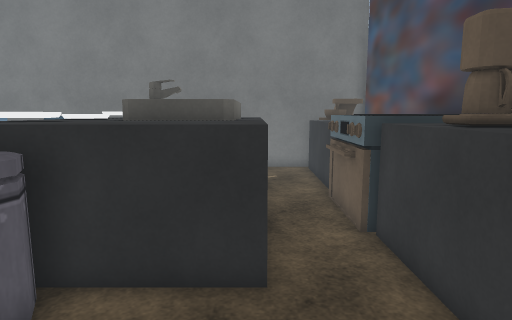
View 1 (above)

16 first-person views from a walk through a scene from a Unity 3-D project. The camera is 1.5 m above the floor, tilts 8° down and sees 75° across. The floor is counted in squares, 0.5 m on a side. Each view is taken from the middle of a square. On the plan, view 1 faces up. The plan holds only what a view shows up to about 20 squares ahead; the rest is blank. The player character is not drawn. Some surface patterns are stand-ins.

View 2
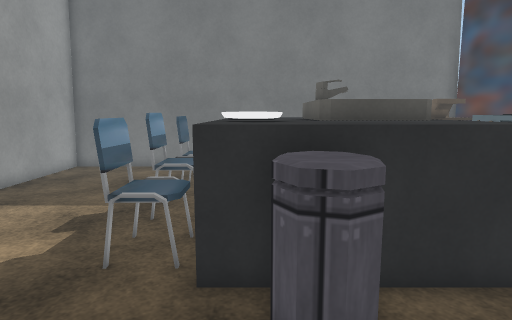

View 3
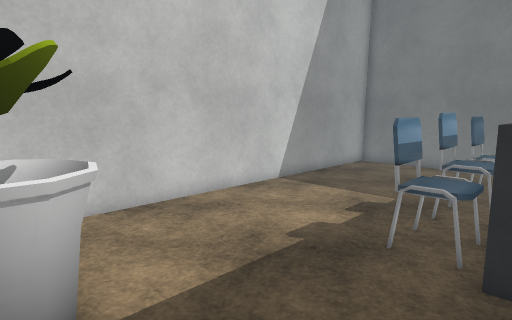

View 4
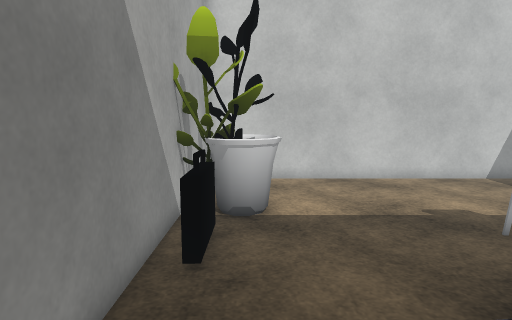

View 5
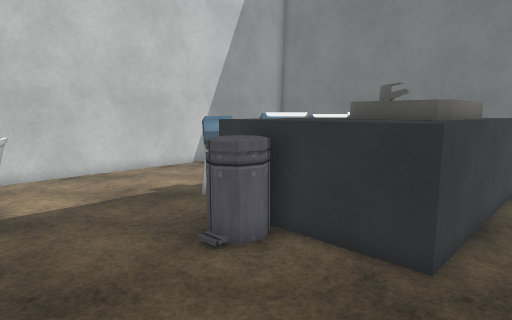

View 6
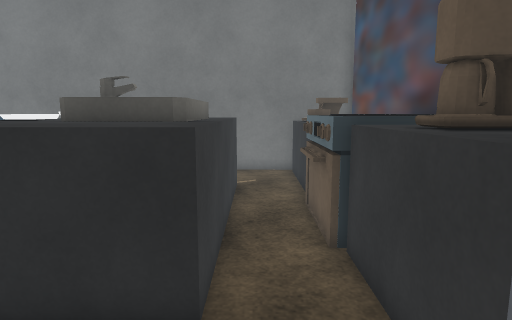

View 7
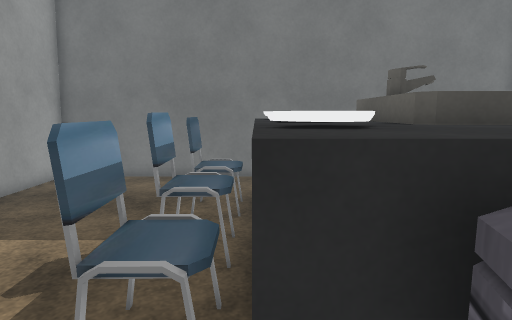

View 8
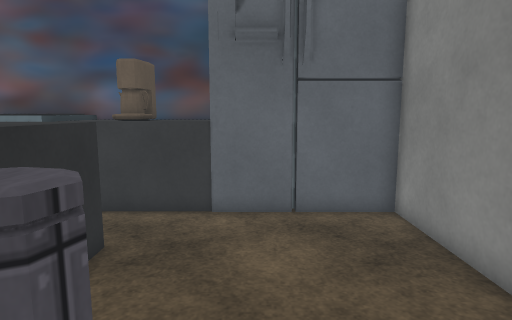

View 9
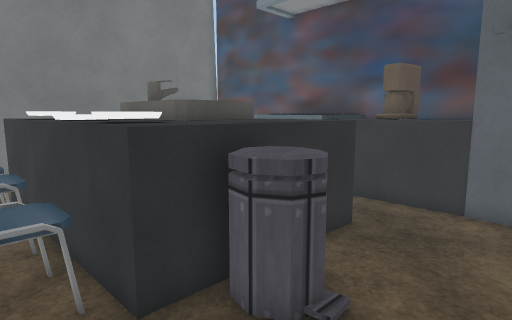

View 10
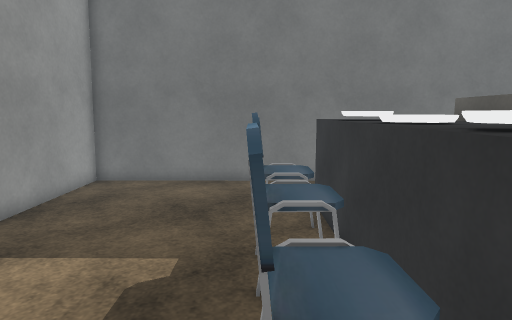

View 11
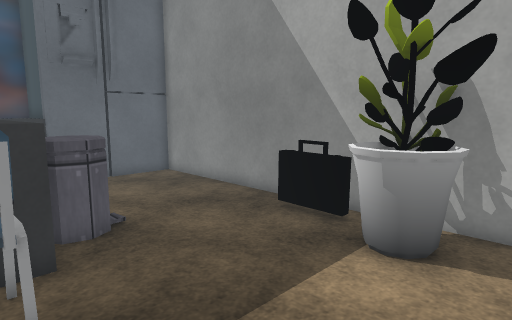

View 12
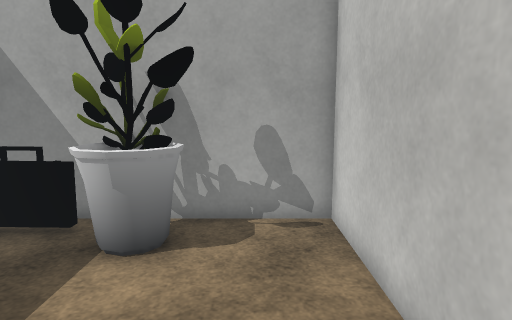

View 13
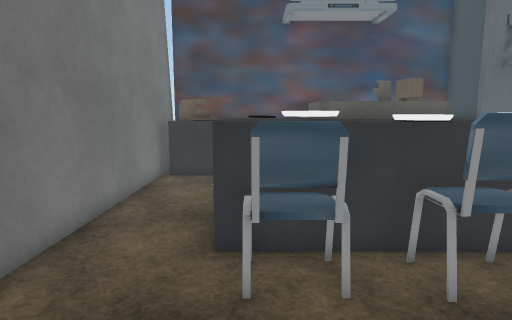

View 14
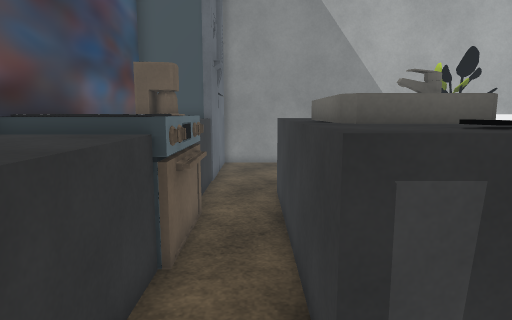

View 15
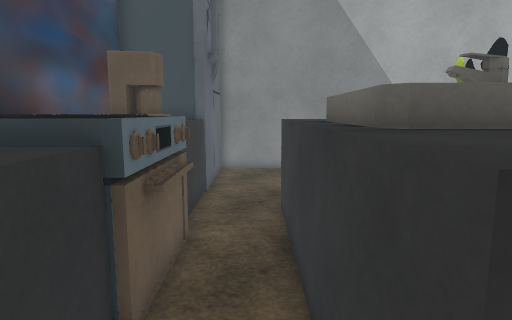

View 16
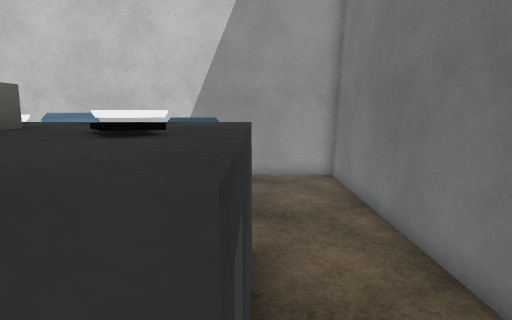

### Floor plan
Key: @ floor where view 1 was taken; # wall or solid block; . floor; ^ raised ledge; C chair; S stove; I sink; B bin; P plant; F fridge; O other object.
Columns run from 15 left of view 1 to 5 right of it. Each row starts with its distance up from view 1.
 19 #####################
 18 #.................^##
 17 #.................#OO
 16 #.................^OO
 15 #........^^^^^^^..^^
 14 #......CC^^^^O^^..^^
 13 #......CCC^^^^^^..^^^
 12 #.......C^^^III^..SSS
 11 #......CC^^^I I^.SSSS
 10 #......CC^^^III^.SSSS
  9 #......CC^^^I I^.SSSS
  8 #......CC^^^III^..SSS
  7 #......CC^^^^^^^..^OO
  6 #......CC^^^^^^^..^O#
  5 #.........BBB.....^^
  4 #.........BBB.....^^^
  3 #.................###
  2 #.................#
  1 #...OO............#
  0 #...PPP........@..F
 -1 #...PPPOOO........F
 -2 #####P#############

Where each view was taken, in squares from view 1:
view 1: 0 up, 0 right, facing up
view 2: 0 up, 5 left, facing up
view 3: 1 down, 5 left, facing up-left
view 4: 0 up, 0 right, facing left
view 5: 1 down, 2 right, facing up-left
view 6: 1 up, 1 right, facing up
view 7: 3 up, 6 left, facing up
view 8: 2 up, 7 left, facing right
view 9: 1 up, 8 left, facing up-right
view 10: 4 up, 8 left, facing up
view 11: 7 up, 13 left, facing down-right
view 12: 7 up, 13 left, facing down
view 13: 14 up, 13 left, facing right
view 14: 18 up, 1 right, facing down
view 15: 16 up, 1 right, facing down
view 16: 15 up, 1 right, facing left
